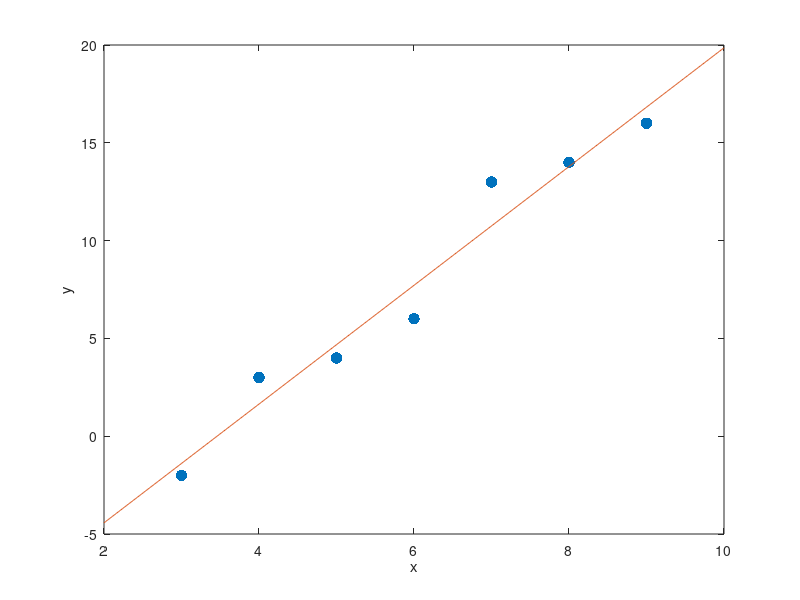

MATLAB code for this plot:
clearvars %clear all variables 
close all %close all figures

x = 3:9; %set x to be a vector of inputs
y=[-2 3 4 6 13 14 16]; %a vector of inputs
plot(x,y,'.','markersize',25)
xlabel('x') %label the x axis
ylabel('y') %label the y axis

%First we fit a line to this ata
n = numel(x); %number of elements in x
A = [ones(n,1) x'] %create the matriz for the regression
coeff = A\y' %compute the coefficients by least squares
xplot = 2:0.01:10; %points where we want to evaluate fitted model
yfit = coeff(1) + coeff(2)*xplot; %fitted model
hold on %don't erase the points
plot(xplot,yfit,'-') %plot the linear fit